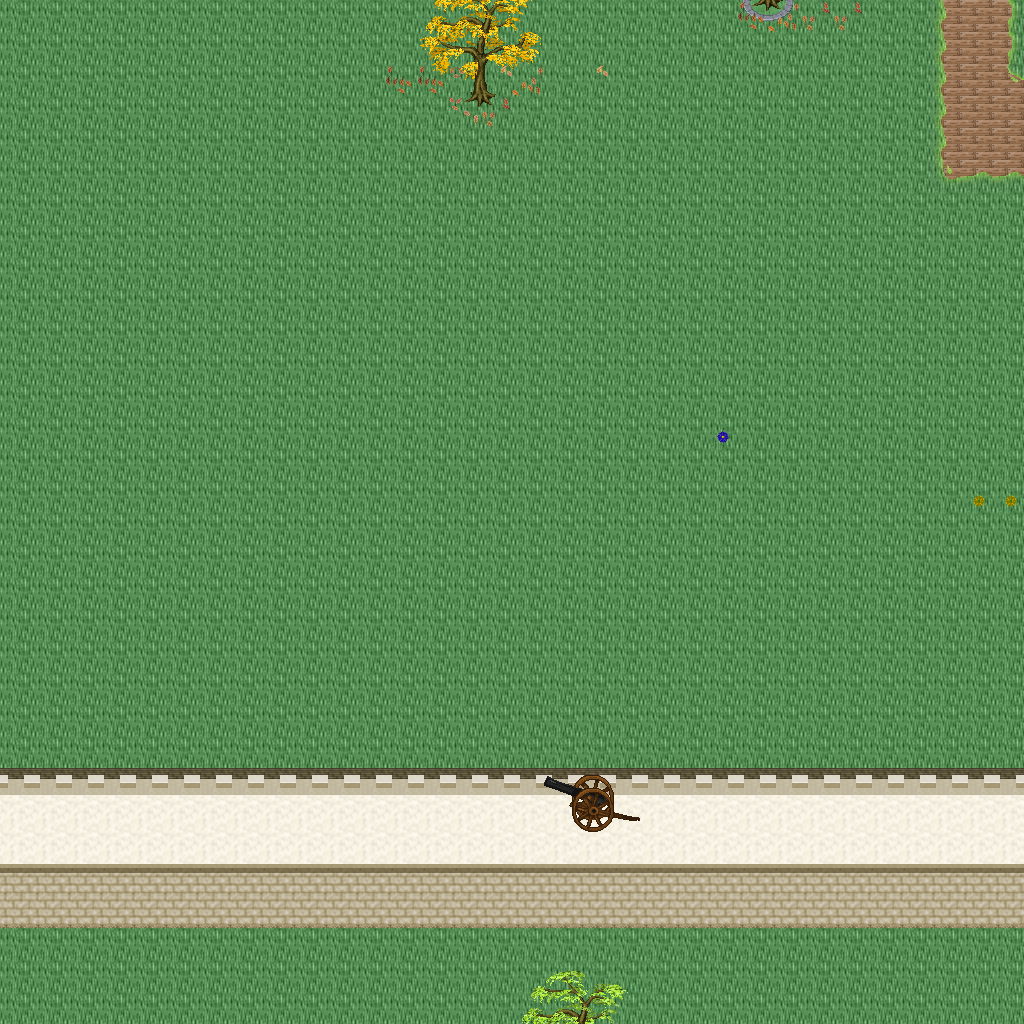

The image is a tile-based game level rendered from a .tmx file. Its description and source (layers, tilesets, objects; grid data summarised) follow:
An orthogonal 32x32 tile map with 32x32 px tiles, 5 tile layers (Ground, Objects, Objects2, Above, ...), 1 hidden layer not drawn, 32 tilesets.

<map version="1.10" tiledversion="1.11.0" orientation="orthogonal" renderorder="right-down" width="32" height="32" tilewidth="32" tileheight="32" infinite="0" nextlayerid="11" nextobjectid="1">
 <tileset firstgid="1" name="logic_collision" tilewidth="32" tileheight="32" tilecount="1" columns="1">
  <image source="../drawable/logic_collision.png" width="32" height="32" />
 </tileset>
 <tileset firstgid="2" name="ground_ground" tilewidth="32" tileheight="32" tilecount="33" columns="3">
  <image source="../drawable/ground_ground.png" width="96" height="352" />
 </tileset>
 <tileset firstgid="35" name="building_castle" tilewidth="32" tileheight="32" tilecount="320" columns="20">
  <image source="../drawable/building_castle.png" width="640" height="512" />
 </tileset>
 <tileset firstgid="355" name="building_roof_blue" tilewidth="32" tileheight="32" tilecount="20" columns="5">
  <image source="../drawable/building_roof_blue.png" width="160" height="128" />
 </tileset>
 <tileset firstgid="375" name="item_weapon_cannon" tilewidth="32" tileheight="32" tilecount="12" columns="3">
  <image source="../drawable/item_weapon_cannon.png" width="96" height="128" />
 </tileset>
 <tileset firstgid="387" name="ground_stonecircle" tilewidth="32" tileheight="32" tilecount="81" columns="9">
  <image source="../drawable/ground_stonecircle.png" width="288" height="288" />
 </tileset>
 <tileset firstgid="468" name="ground_grass_edges" tilewidth="32" tileheight="32" tilecount="36" columns="12">
  <image source="../drawable/ground_grass_edges.png" width="384" height="96" />
 </tileset>
 <tileset firstgid="504" name="ground_grass_corners" tilewidth="32" tileheight="32" tilecount="24" columns="6">
  <image source="../drawable/ground_grass_corners.png" width="192" height="128" />
 </tileset>
 <tileset firstgid="528" name="plant_tree_fall_trees" tilewidth="32" tileheight="32" tilecount="40" columns="8">
  <image source="../drawable/plant_tree_fall_trees.png" width="256" height="160" />
 </tileset>
 <tileset firstgid="568" name="plant_tree_locust_tree" tilewidth="32" tileheight="32" tilecount="20" columns="4">
  <image source="../drawable/plant_tree_locust_tree.png" width="128" height="160" />
 </tileset>
 <tileset firstgid="588" name="furniture_light_lamp_blue" tilewidth="32" tileheight="32" tilecount="3" columns="1">
  <image source="../drawable/furniture_light_lamp_blue.png" width="32" height="96" />
 </tileset>
 <tileset firstgid="591" name="item_pot_pot_purple" tilewidth="32" tileheight="32" tilecount="1" columns="1">
  <image source="../drawable/item_pot_pot_purple.png" width="32" height="32" />
 </tileset>
 <tileset firstgid="592" name="item_pot_barrel_with_flower" tilewidth="32" tileheight="32" tilecount="2" columns="2">
  <image source="../drawable/item_pot_barrel_with_flower.png" width="64" height="32" />
 </tileset>
 <tileset firstgid="594" name="item_textile_laundry" tilewidth="32" tileheight="32" tilecount="16" columns="4">
  <image source="../drawable/item_textile_laundry.png" width="128" height="128" />
 </tileset>
 <tileset firstgid="610" name="plant_flower_daisy_blue" tilewidth="32" tileheight="32" tilecount="8" columns="2">
  <image source="../drawable/plant_flower_daisy_blue.png" width="64" height="128" />
 </tileset>
 <tileset firstgid="618" name="plant_flower_daisy_red" tilewidth="32" tileheight="32" tilecount="8" columns="2">
  <image source="../drawable/plant_flower_daisy_red.png" width="64" height="128" />
 </tileset>
 <tileset firstgid="626" name="plant_flower_daisy_white" tilewidth="32" tileheight="32" tilecount="8" columns="2">
  <image source="../drawable/plant_flower_daisy_white.png" width="64" height="128" />
 </tileset>
 <tileset firstgid="634" name="plant_flower_daisy_yellow" tilewidth="32" tileheight="32" tilecount="8" columns="2">
  <image source="../drawable/plant_flower_daisy_yellow.png" width="64" height="128" />
 </tileset>
 <tileset firstgid="642" name="light_dim_light_7x5" tilewidth="32" tileheight="32" tilecount="35" columns="7">
  <image source="../drawable/light_dim_light_7x5.png" width="224" height="160" />
 </tileset>
 <tileset firstgid="677" name="plant_stump_small_stump" tilewidth="32" tileheight="32" tilecount="4" columns="2">
  <image source="../drawable/plant_stump_small_stump.png" width="64" height="64" />
 </tileset>
 <tileset firstgid="681" name="plant_stump_stump_pale_purple" tilewidth="32" tileheight="32" tilecount="4" columns="2">
  <image source="../drawable/plant_stump_stump_pale_purple.png" width="64" height="64" />
 </tileset>
 <tileset firstgid="685" name="plant_indoor_small_flowerpots" tilewidth="32" tileheight="32" tilecount="4" columns="2">
  <image source="../drawable/plant_indoor_small_flowerpots.png" width="64" height="64" />
 </tileset>
 <tileset firstgid="689" name="plant_leaves" tilewidth="32" tileheight="32" tilecount="8" columns="4">
  <image source="../drawable/plant_leaves.png" width="128" height="64" />
 </tileset>
 <tileset firstgid="697" name="building_decoration_chimney" tilewidth="32" tileheight="32" tilecount="2" columns="1">
  <image source="../drawable/building_decoration_chimney.png" width="32" height="64" />
 </tileset>
 <tileset firstgid="699" name="building_decoration_orbpedestal" tilewidth="32" tileheight="32" tilecount="2" columns="1">
  <image source="../drawable/building_decoration_orbpedestal.png" width="32" height="64" />
 </tileset>
 <tileset firstgid="701" name="light_light_5x5" tilewidth="32" tileheight="32" tilecount="25" columns="5">
  <image source="../drawable/light_light_5x5.png" width="160" height="160" />
 </tileset>
 <tileset firstgid="726" name="plant_lily_pads" tilewidth="32" tileheight="32" tilecount="2" columns="1">
  <image source="../drawable/plant_lily_pads.png" width="32" height="64" />
 </tileset>
 <tileset firstgid="728" name="ground_ground_3" tilewidth="32" tileheight="32" tilecount="5" columns="5">
  <image source="../drawable/ground_ground_3.png" width="160" height="32" />
 </tileset>
 <tileset firstgid="733" name="building_cottage" tilewidth="32" tileheight="32" tilecount="256" columns="16">
  <image source="../drawable/building_cottage.png" width="512" height="512" />
 </tileset>
 <tileset firstgid="989" name="building_roof_thatched_roof" tilewidth="32" tileheight="32" tilecount="256" columns="16">
  <image source="../drawable/building_roof_thatched_roof.png" width="512" height="512" />
 </tileset>
 <tileset firstgid="1245" name="building_window_windows" tilewidth="32" tileheight="32" tilecount="256" columns="16">
  <image source="../drawable/building_window_windows.png" width="512" height="512" />
 </tileset>
 <tileset firstgid="1501" name="building_door_doors" tilewidth="32" tileheight="32" tilecount="256" columns="16">
  <image source="../drawable/building_door_doors.png" width="512" height="512" />
 </tileset>
 <layer id="1" name="Ground" width="32" height="32">
  <data>[1024 cells, 1024 non-empty, 5 distinct tile ids]</data>
 </layer>
 <layer id="2" name="Objects" width="32" height="32">
  <data>[1024 cells, 50 non-empty, 12 distinct tile ids]</data>
 </layer>
 <layer id="3" name="Objects2" width="32" height="32">
  <data>[1024 cells, 18 non-empty, 12 distinct tile ids]</data>
 </layer>
 <layer id="4" name="Above" width="32" height="32">
  <data>[1024 cells, 20 non-empty, 20 distinct tile ids]</data>
 </layer>
 <layer id="5" name="Above2" width="32" height="32">
  <data>[1024 cells, 0 non-empty, 0 distinct tile ids]</data>
 </layer>
 <layer id="6" name="Walkable" width="32" height="32" visible="0">
  <data>[1024 cells, 164 non-empty, 1 distinct tile ids]</data>
 </layer>
 <objectgroup id="7" name="Mapevents" />
 <objectgroup id="8" name="Spawn" />
 <objectgroup id="9" name="Keys" />
 <objectgroup id="10" name="Replace" />
</map>
